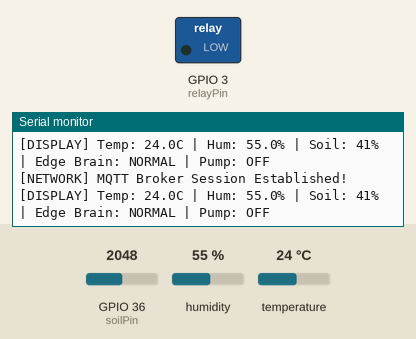
This sketch was run on a simulated ESP32. Parts: switched loads named in the sketch (green lamp = pin HIGH), the last lines printed to the serial monitor. The test bench sets the inputs (shaded band); at power-on: temperature 24 °C, GPIO 36 (soilPin) = 2048, humidity 55 %. WiFi joins after 1.5 s; servers stay silent unless stated; random numbers use the default seed unless the sketch sets one; no MQTT or app messages arrive unless stated.

Above: at 8.4 s.
8.5 s: temperature set to 34 °C
At 9.8 s:
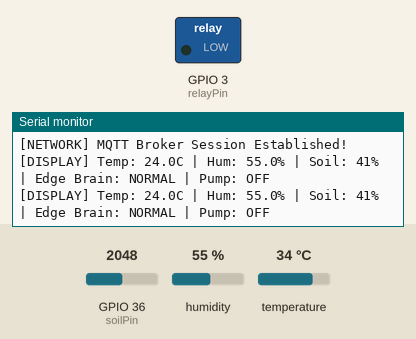
10.0 s: temperature set to 37 °C
At 11.6 s:
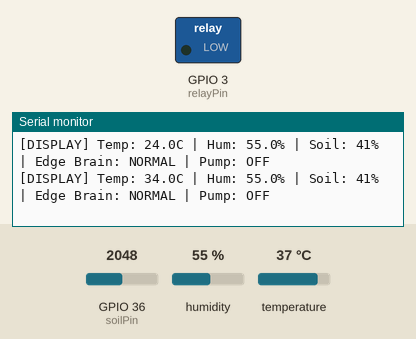
16.0 s: GPIO 36 (soilPin) set to 2103
At 17.4 s:
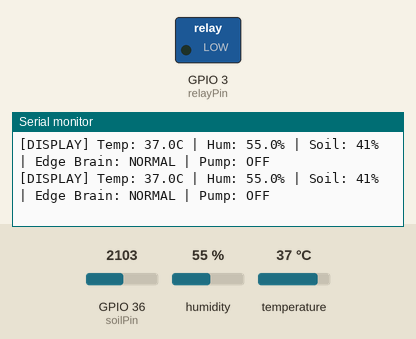
17.5 s: GPIO 36 (soilPin) set to 2202
At 21.9 s:
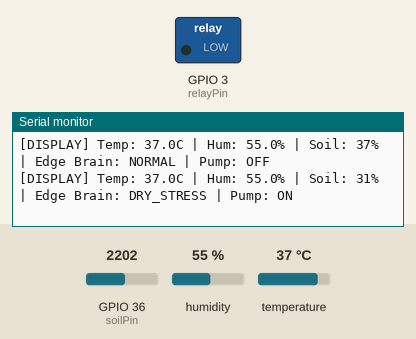
Timing chart, 0 to 23.4 s (numbered marks = the images above; inputs shaded):
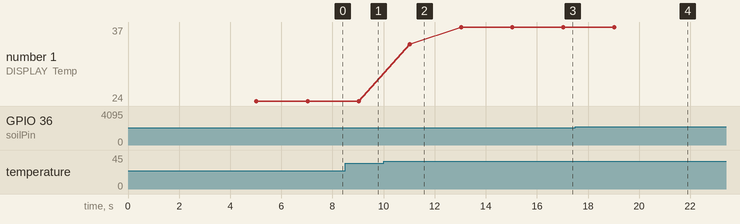

The sketch:

Level_5_RTOS.ino
```cpp
/* * ==============================================================================
 * FARMGUARD-AIoT LEVEL 6: INTELLIGENT & CONCURRENT SYSTEM ARCHITECTURE
 * ==============================================================================
 * This production-grade firmware executes an asynchronous, dual-core, thread-safe
 * IoT network client. Core 0 isolates network latency (Wi-Fi/MQTT) so it never
 * blocks real-time safety mechanisms, local display loops, or environmental sensing
 * tasks executing concurrently on Core 1.
 * * Built-In Reliability: Watchdog Supervisor, Local Rule-Based Anomaly Detection,
 * Active-LOW High-Impedance Actuator Isolation, and Asynchronous Network Keep-Alives.
 * ==============================================================================
 */

#include <WiFi.h>           // ESP32 Layer-2 Wi-Fi Stack: Controls radio hardware and DHCP negotiations
#include <PubSubClient.h>   // MQTT Client Engine: Non-blocking state machine for packet formatting
#include "DHT.h"            // Adafruit DHT Driver: Handles microsecond-accurate 1-wire bit-streams
#include "model.h"

// Instantiate the TinyML Decision Tree globally
Eloquent::ML::Port::TinyMLBrain mlBrain;

// --- Network Access Control Credentials ---
const char* ssid = "Mugzi";                           // Target Wi-Fi Access Point (SSID) router string
const char* password = "2444666668888888";            // Security pass-phrase required to authenticate WPA2
const char* mqtt_server = "broker.hivemq.com";        // Target MQTT broker address (Currently testing sandbox)
const char* telemetry_topic = "farmguard/jkuat_node_01/telemetry"; // Cloud outbound channel for telemetry [cite: 387]
const char* command_topic = "farmguard/jkuat_node_01/command";     // Cloud inbound channel for manual control

WiFiClient espClient;         // Creates the base network socket client wrapper
PubSubClient client(espClient); // Wraps the raw TCP socket in the MQTT protocol engine

// --- Hardware GPIO Allocations ---
const int dhtPin = D1;       // XIAO Digital Pin 1
const int soilPin = A0;      // XIAO Analog Pin 0 (ADC)
const int relayPin = D2;     // XIAO Digital Pin 2      // Digital pin driving the transistor switch for the water pump relay
#define DHTTYPE DHT11        // Set library parsing mode to handle 8-bit integer frames from the DHT11
DHT dht(dhtPin, DHTTYPE);    // Initialize DHT software driver instance

// --- The Shared "Thread-Safe" Data Vault ---
// Shared structure in RAM where independent tasks securely read or write variables[cite: 230].
struct GlobalData {
  float temperature;               // Current air temperature in degrees Celsius (updated by SensorTask)
  float humidity;                  // Current relative air humidity percentage (updated by SensorTask)
  int soilMoisture;                // Filtered soil moisture level mapped from 0% to 100% (updated by SensorTask)
  bool pumpIsOn;                   // Flags the current real-time state of the physical relay pin
  unsigned long lastSensorUpdate;  // Millisecond timestamp used by the Watchdog to check for task lockups [cite: 214]

  // Remote Control Automation Flags
  bool remoteCommandActive;        // State flag raised when a remote cloud trigger overrides local loop rules
  unsigned long remoteCommandStartTime; // Tracks when a remote manual pump burst started to prevent flooding

  // Level 6 Intelligence Tracker
  String edgeState;                // Stores inferred state: "NORMAL", "DRY_STRESS", "SEVERE_HEAT_STRESS", "SENSOR_FAULT" [cite: 365]
};
GlobalData systemData;       // Allocate physical memory space inside global RAM for our state struct
SemaphoreHandle_t dataMutex; // Mutex token pointer: used to lock/unlock access to systemData [cite: 230]

// --- OS Task Management Handles ---
TaskHandle_t SensorTaskHandle;   // Tracking handle for background sensor reading loop
TaskHandle_t ControlTaskHandle;  // Tracking handle for closed-loop decision matrix loop
TaskHandle_t DisplayTaskHandle;  // Tracking handle for serial print telemetry stream loop
TaskHandle_t AlertTaskHandle;    // Tracking handle for emergency threshold scanner loop
TaskHandle_t NetworkTaskHandle;  // Tracking handle for network stack client loop running on Core 0
TaskHandle_t WatchdogTaskHandle; // Tracking handle for high-priority software supervisor loop

// =========================================================================================================
// MQTT ASYNCHRONOUS CALLBACK HANDLER (Triggered automatically by client.loop() on packet receipt)
// =========================================================================================================
void callback(char* topic, byte* payload, unsigned int length) {
  String message = "";
  for (int i = 0; i < length; i++) {
    message += (char)payload[i];
  }

  Serial.println("[NETWORK] Command Received: " + message);

  // PARSE PACKET: Search for the specific control substring inside the incoming payload [cite: 179]
  if (message.indexOf("\"PUMP_ON\"") > 0) {
    if (xSemaphoreTake(dataMutex, portMAX_DELAY)) {
      systemData.remoteCommandActive = true;       // Raise override flag to request pump activation [cite: 176]
      systemData.remoteCommandStartTime = millis(); // Save timestamp to start safety cutoff clock [cite: 181]
      xSemaphoreGive(dataMutex);
    }
  }
}

// =========================================================================================================
// TASK 1: ENVIRONMENTAL SENSOR ACQUISITION THREAD (Allocated to CPU Core 1) - Frequency: 2000ms [cite: 214]
// =========================================================================================================
void SensorTask(void *pvParameters) {
  for (;;) {
    float t = dht.readTemperature();   // Query DHT11 over 1-wire bus
    float h = dht.readHumidity();      // Query DHT11 over 1-wire bus
    int rawSoil = analogRead(soilPin); // Sample the 12-bit ADC channel (0 to 4095)

    // Scale and limit raw ADC voltage into calibrated percentage range (0% = dry, 100% = wet) [cite: 100]
    int mappedSoil = constrain(map(rawSoil, 2654, 1200, 0, 100), 0, 100);

    /*// LEVEL 6: Rule-Based Anomaly Detection Engine (The Edge Brain)
    String currentInference = "NORMAL";

    if (isnan(t) || isnan(h) || t > 50.0 || t < -10.0 || h < 5.0 || h > 100.0) {
      currentInference = "SENSOR_FAULT"; // Catch broken wires, missing hardware, or impossible sensor metrics
    } else if (mappedSoil < 20 && t > 35.0 && h < 35.0) {
      currentInference = "SEVERE_HEAT_STRESS"; // Microclimate combinations that threaten immediate crop survival
    } else if (mappedSoil < 35) {
      currentInference = "DRY_STRESS"; // Standard soil moisture drop requiring baseline loop attention
    } else if (t > 38.0) {
      currentInference = "CRITICAL_HIGH_TEMP"; // Moisture is fine, but ambient thermal levels are dangerous
    }*/


    // LEVEL 6: TinyML Edge Inference Engine [Option C]
    // 1. Package the live readings into a float array [Temp, Hum, Soil]
    float input_features[3] = { t, h, (float)mappedSoil };

    // 2. Feed the array into the Decision Tree
    int prediction = mlBrain.predict(input_features);

    // 3. Map the ML output integers back to our system string states
    String currentInference = "NORMAL"; // Default fallback (Prediction 0)

    if (prediction == 1) {
      currentInference = "DRY_STRESS";
    } else if (prediction == 2) {
      currentInference = "SEVERE_HEAT_STRESS"; // Or "HEAT_STRESS" based on your Node-RED config
    } else if (prediction == 3) {
      currentInference = "SENSOR_FAULT";
    }

    // MUTEX LOCK SEQUENCE: Request exclusive write permissions for shared variables [cite: 230]
    if (xSemaphoreTake(dataMutex, portMAX_DELAY)) {
      systemData.temperature = t;
      systemData.humidity = h;
      systemData.soilMoisture = mappedSoil;
      systemData.edgeState = currentInference; // Log the evaluated intelligent state [cite: 266]
      systemData.lastSensorUpdate = millis();  // Reset watchdog timeout timer to prove thread health
      xSemaphoreGive(dataMutex);
    }
    vTaskDelay(pdMS_TO_TICKS(2000));           // Yield CPU Core 1 execution for 2 seconds [cite: 214]
  }
}

// =========================================================================================================
// TASK 2: CLOSE-LOOP AUTOMATED ACTUATOR CONTROL THREAD (Allocated to CPU Core 1) - Frequency: 2000ms [cite: 214]
// =========================================================================================================
void ControlTask(void *pvParameters) {
  for (;;) {
    if (xSemaphoreTake(dataMutex, portMAX_DELAY)) {
      bool shouldPumpRun = false;

      // LEVEL 6 CRITICAL OVERRIDE: If a hardware or sensor fault is inferred, bypass all activation logic [cite: 216]
      if (systemData.edgeState == "SENSOR_FAULT") {
        Serial.println("[CONTROL] EDGE OVERRIDE: Sensor fault detected! Actuator forcefully isolated.");
        shouldPumpRun = false;
      }
      else {
        // SUB-LOGIC 1: Evaluate local automated thresholds (Auto-irrigate if soil moisture drops below 35%) [cite: 103]
        if (systemData.soilMoisture < 35) {
          shouldPumpRun = true;
        }

        // SUB-LOGIC 2: Evaluate cloud commands and enforce strict 5-second failsafe window [cite: 181]
        if (systemData.remoteCommandActive) {
          if (millis() - systemData.remoteCommandStartTime <= 5000) {
            shouldPumpRun = true;                     // Maintain cloud burst runtime [cite: 180]
          } else {
            Serial.println("[CONTROL] SAFETY TRIGGER: Remote manual command timeout achieved.");
            systemData.remoteCommandActive = false;   // Clear flag to restore local sensor control loop authority
          }
        }
      }

      // SUB-LOGIC 3: Apply resolved logic state directly to relay pin using High-Impedance Fix
      if (shouldPumpRun) {
        pinMode(relayPin, OUTPUT);    // Reconnect pin to output network
        digitalWrite(relayPin, LOW);  // Output 0V to pull optocoupled relay circuit low and turn pump ON
        systemData.pumpIsOn = true;
      } else {
        pinMode(relayPin, INPUT);     // DISCONNECT THE PIN (High Impedance). Relay pull-up resistor forces 5.0V OFF state.
        systemData.pumpIsOn = false;
      }

      xSemaphoreGive(dataMutex);
    }
    vTaskDelay(pdMS_TO_TICKS(2000));  // Yield execution control for 2 seconds [cite: 214]
  }
}

// =========================================================================================================
// TASK 3: TELEMETRY AND SERIAL DISPLAY THREAD (Allocated to CPU Core 1) - Frequency: 2000ms [cite: 214]
// =========================================================================================================
void DisplayTask(void *pvParameters) {
  for (;;) {
    if (xSemaphoreTake(dataMutex, portMAX_DELAY)) {
      Serial.printf("[DISPLAY] Temp: %.1fC | Hum: %.1f%% | Soil: %d%% | Edge Brain: %s | Pump: %s\n",
                    systemData.temperature, systemData.humidity, systemData.soilMoisture,
                    systemData.edgeState.c_str(), systemData.pumpIsOn ? "ON" : "OFF");
      xSemaphoreGive(dataMutex);
    }
    vTaskDelay(pdMS_TO_TICKS(2000));
  }
}

// =========================================================================================================
// TASK 4: RISK ASSESSMENT AND THRESHOLD ALERT THREAD (Allocated to CPU Core 1) - Frequency: 5000ms [cite: 214]
// =========================================================================================================
void AlertTask(void *pvParameters) {
  for (;;) {
    if (xSemaphoreTake(dataMutex, portMAX_DELAY)) {
      if (systemData.soilMoisture < 20) {
        Serial.println("[ALERT] CRITICAL: Soil moisture dangerously low (<20%)!"); // Crop death boundary alert [cite: 171]
      }
      xSemaphoreGive(dataMutex);
    }
    vTaskDelay(pdMS_TO_TICKS(5000));                // Run safety validation scan every 5 seconds [cite: 214]
  }
}

// =========================================================================================================
// TASK 5: NETWORK STACK TELEMETRY ENGINE (Isolated to CPU Core 0) - Loop Speed: 50ms [cite: 214]
// =========================================================================================================
void NetworkTask(void *pvParameters) {
  Serial.println("\n[NETWORK] Core 0 Booting Wi-Fi Controller Stack...");
  WiFi.begin(ssid, password);
  client.setServer(mqtt_server, 1883);
  client.setCallback(callback);

  unsigned long lastTelemetryTime = 0;

  for (;;) {

    // LAYER-2 WI-FI KEEPALIVE ENGINE [cite: 216]
    if (WiFi.status() != WL_CONNECTED) {
      Serial.print(".");                 // Diagnostic trace: Prints tracking indicators while connecting
      vTaskDelay(pdMS_TO_TICKS(1000));
      continue;
    }

    // LAYER-7 MQTT BROKER RECONNECTION ENGINE [cite: 216]
    if (!client.connected()) {
      Serial.println("\n[NETWORK] Local Wi-Fi Associated! Synchronizing MQTT Broker handshake...");

      String clientId = "ESP32Client-" + String(random(0xffff), HEX);
      if (client.connect(clientId.c_str())) {
        Serial.println("[NETWORK] MQTT Broker Session Established!");
        client.subscribe(command_topic);
      } else {
        Serial.println("[NETWORK] MQTT Handshake Failed. Retrying in 5000ms...");
        vTaskDelay(pdMS_TO_TICKS(5000));
        continue;
      }
    }

    client.loop(); // Background socket processing loop for active TCP parsing

    // TELEMETRY TRANSMISSION ENGINE (Schedules outbound reports every 10 seconds) [cite: 214]
    if (millis() - lastTelemetryTime >= 10000) {
      if (xSemaphoreTake(dataMutex, portMAX_DELAY)) {

        // LEVEL 6 JSON PAYLOAD STRUCTURE: Formatted strictly to Appendix A specifications
        String payload = "{";
        payload += "\"device_id\": \"FG-AIOT-NODE-01\",";
        payload += "\"schema_version\": \"1.0\",";
        payload += "\"temperature_c\": " + String(systemData.temperature, 1) + ",";
        payload += "\"humidity_percent\": " + String(systemData.humidity, 1) + ",";
        payload += "\"soil_moisture_percent\": " + String(systemData.soilMoisture) + ",";
        payload += "\"edge_state\": \"" + systemData.edgeState + "\","; // Injected local edge inference state [cite: 365]
        payload += "\"pump_status\": \"" + String(systemData.pumpIsOn ? "ON" : "OFF") + "\",";
        payload += "\"firmware_version\": \"1.1.0\"";
        payload += "}";

        client.publish(telemetry_topic, payload.c_str()); // Broadcast payload out to cloud channel broker [cite: 136]
        xSemaphoreGive(dataMutex);
      }
      lastTelemetryTime = millis();
    }

    // CORE 0 IDLE WATCHDOG PROTECTION
    vTaskDelay(pdMS_TO_TICKS(50));
  }
}

// =========================================================================================================
// TASK 6: SYSTEM WATCHDOG SUPERVISOR THREAD (Allocated to CPU Core 1) - Frequency: 1000ms (High Priority) [cite: 214]
// =========================================================================================================
void WatchdogTask(void *pvParameters) {
  for (;;) {
    if (xSemaphoreTake(dataMutex, portMAX_DELAY)) {

      // CRITICAL TIMING AUDIT: Identify if the background sensing thread has frozen or encountered runtime lockup [cite: 217]
      if (millis() - systemData.lastSensorUpdate > 10000) {
        Serial.println("[WATCHDOG] FATAL EXCEPTION DETECTED: Core 1 Sensing Grid Frozen!");

        // EMERGENCY HARDWARE CUTOFF OVERRIDE [cite: 216]
        pinMode(relayPin, INPUT); // Break the output line connection immediately to isolate relay and save crops
      }
      xSemaphoreGive(dataMutex);
    }
    vTaskDelay(pdMS_TO_TICKS(1000)); // Audit runtime health variables exactly once per second [cite: 214]
  }
}

// =========================================================================================================
// INTERRUPT SYSTEM ENTRY, PERIPHERAL INITIALIZATION, & OS BOOT SEQUENCER
// =========================================================================================================
void setup() {
  Serial.begin(115200);
  delay(3000);

  // INITIALIZE SAFE FALLBACK HARDWARE MODE
  pinMode(relayPin, INPUT);              // Force pump relay to boot safely disconnected from output logic paths
  dht.begin();                           // Initialize 1-wire communication registers on DHT11 IC

  // Instantiate Binary Mutex token flags prior to FreeRTOS task distribution scheduler allocation [cite: 230]
  dataMutex = xSemaphoreCreateMutex();

  // =======================================================================================================
  // FREERTOS DISTRIBUTED MULTI-CORE SCHEDULER INITIALIZATION [cite: 212]
  // Syntax: xTaskCreatePinnedToCore( Function_Pointer, Debug_Name, Stack_Bytes, Params, Priority, &Handle, Core_ID );
  // =======================================================================================================

  // SPAWN NETWORK SUB-ROUTINES ON CPU CORE 0 (Complete layer isolation from microclimatic processing controls)
  xTaskCreatePinnedToCore(NetworkTask, "NetTask", 8192, NULL, 1, &NetworkTaskHandle, 0);

  // SPAWN APPLICATION ARCHITECTURE INFRASTRUCTURE ON CPU CORE 1 (Silicon isolated execution)
  xTaskCreatePinnedToCore(SensorTask, "SensTask", 4096, NULL, 1, &SensorTaskHandle, 1);   // Priority 1: Reads peripheral inputs
  xTaskCreatePinnedToCore(ControlTask, "CtrlTask", 2048, NULL, 2, &ControlTaskHandle, 1); // Priority 2: Higher priority ensures immediate local safety actuation
  xTaskCreatePinnedToCore(DisplayTask, "DispTask", 4096, NULL, 1, &DisplayTaskHandle, 1); // Priority 1: Handles local diagnostics
  xTaskCreatePinnedToCore(AlertTask, "AlrtTask", 2048, NULL, 1, &AlertTaskHandle, 1);     // Priority 1: Audits emergency state vectors

  // SPAWN OPERATING SYSTEM WATCHDOG SUPERVISOR ON CPU CORE 1 (Maximum priority preemptive task scheduling) [cite: 214]
  xTaskCreatePinnedToCore(WatchdogTask, "WdogTask", 2048, NULL, 3, &WatchdogTaskHandle, 1);
}

// =========================================================================================================
// ARDUINO CYCLIC TASK STACK: DELETED
// =========================================================================================================
void loop() {
  // FreeRTOS structures bypass sequential loops. The loop task handle is explicitly targeted for memory destruction
  // here to reclaim active hardware heap storage space and allocate 100% of execution cycles to our tasks.
  vTaskDelete(NULL);
}
```

Source omitted: model.h (2399 bytes)

Measured:
- the behaviour switches between 2145 and 2146 on GPIO 36 (soilPin) (found by bisection; images 3 and 4)
- after the input at 17.5 s, the serial monitor: prints a new line after 3.5 s (image 4)
- plotted number 1: 24 → 37 after the input at 10.0 s
